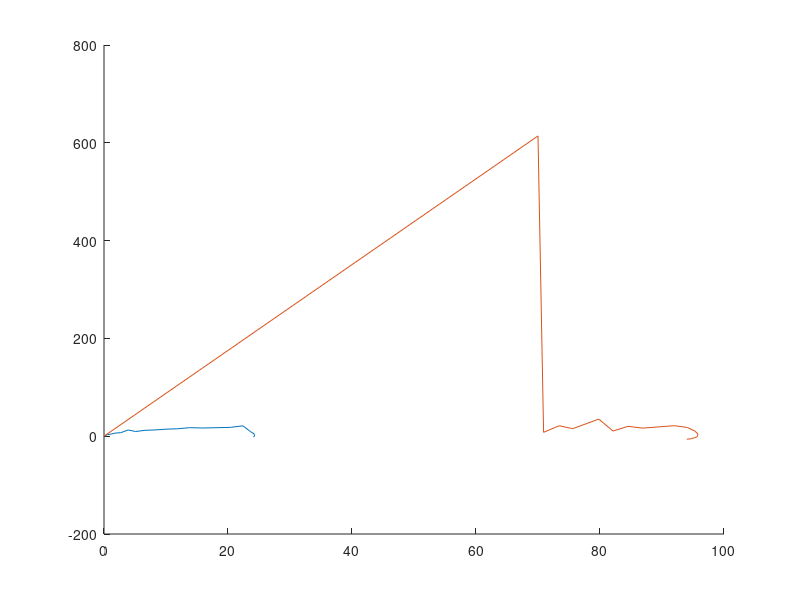

Here is the MATLAB script that generated this plot:
clear all;
load ('data_f_2.mat') %inladen data meting acceleratie

%Acceleratie data
i=2;
while(i<size(data_t_a,1)) % incorrecte metingen weggooien
if(data_t_a(i,4)==999 && data_t_a(i,3) == 999)
data_t_a = [data_t_a(1:i-1,1:end); data_t_a(i+1:end,1:end)];
elseif(data_t_a(i,4)==999)
    data_t_a(i,4)=data_t_a(i,3);
elseif(data_t_a(i,3)==999)
    data_t_a(i,3)=data_t_a(i,4);   
end
i=i+1;
end

Afstand_links_a     = abs(data_t_a(2:end,3)-data_t_a(2,4));%afstand van 0 laten lopen
Afstand_rechts_a    = abs(data_t_a(2:end,4)-data_t_a(2,3));
    
Afstand = (Afstand_rechts_a /10);%Afstand in meters

Time_a = data_t_a(2:end,7); %tijd vanaf zelfde moment metingen

V = diff(Afstand)./diff(Time_a); %afgeleide
V = [0;V];
Time_a = [0;Time_a];
hold on
%plot(Time_a(1:end-1),V)%velocity plot.
plot(Afstand,V);


%Deceleration
j=2;
while(j<size(data_t_d,1)) % remove incorrect measurements
    
    if(data_t_d(j,4) == 999 && data_t_d(j,3) == 999)
        data_t_d = [data_t_d(1:j-1,1:end); data_t_d(j+1:end,1:end)];
    elseif(data_t_d(j,4) == 999)
        data_t_d(j,4) = data_t_d(j,3);
    elseif(data_t_d(j,3) == 999)
        data_t_d(j,3) = data_t_d(j,4);   
    end
j=j+1;
end

distance_left_d = abs(data_t_d(2:end,3)-data_t_d(2,4));
distance_right_d = abs(data_t_d(2:end,4)-data_t_d(2,3));

distance_d = (distance_right_d / 10); % Distance in meters
time_d = data_t_d(2:end,7);
velocity_d = diff(distance_d)./diff(time_d); % Derivative
velocity_d = [0;velocity_d];
time_d = [0;time_d];

plot(distance_d,velocity_d);
%TODO
%Aan de hand van de acceleratie en deceleratie curves intersect punt
%bepalen en de tijd van dit punt teruggeven
